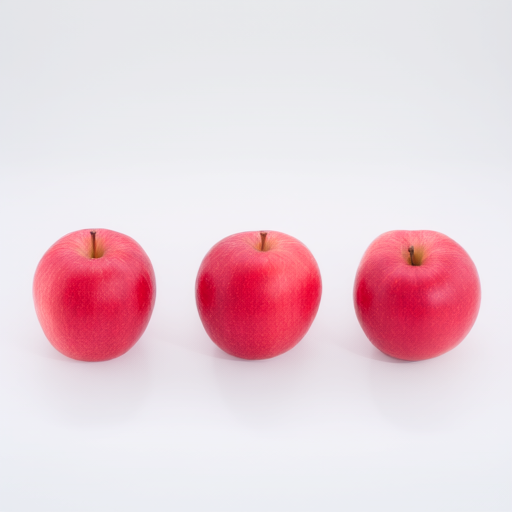

Write the Python code that produced this figure.
import os, time, torch
os.environ['HF_HUB_OFFLINE']='1'; os.environ['TRANSFORMERS_OFFLINE']='1'
from diffusers import QwenImage21Pipeline
p='/home/hdd4/lpz/Qwen-Image-2.1'
print('loading',flush=True); t=time.time()
pipe=QwenImage21Pipeline.from_pretrained(p,torch_dtype=torch.bfloat16,local_files_only=True)
pipe.enable_model_cpu_offload(gpu_id=3)
print('loaded',time.time()-t,flush=True)
g=torch.Generator(device='cuda:3').manual_seed(0)
out=pipe(prompt='A studio photo of exactly three red apples arranged in a row on a white table, each apple separate and fully visible.',width=512,height=512,output_resolution=512,num_inference_steps=8,true_cfg_scale=1.0,use_kv_cache=True,generator=g)
out.images[0].save('/home/lipz/Diffail/experiments/multi_subject_diagnosis/smoke_qwen.png')
print('done',time.time()-t,flush=True)
